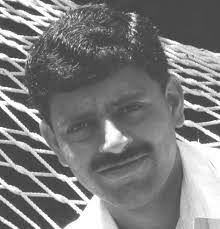
%> input picture Histogram equalization (LAB-2)/human_img.jpeg, 220 x 229 px
$ octave main_code_wothout_histeq.m   (GNU Octave 9; MATLAB toolbox functions it lacks are replaced by stand-ins)
%> lines starting %> are read from the running program, lines starting %| are printed output that depends on the picture
%%%%% This code has been developed by Dhanhanjay Pachori (BT22ECE024)
%%%%% under the coursework Digital Image Processing
%%%%% under the supervision of Dr. Tapan Kumar Jain

% Clear variables, close figures, and reset the command window
clear all;
close all;
clc;
% Load the image
image = imread('human_img.jpeg');
%> image is the input picture: size 229x220x3 uint8; min 42, max 255, mean 125.1
% Check if the image is RGB and convert to grayscale if necessary
if size(image, 3) == 3
    image = rgb2gray(image);
%> image: size 229x220 uint8
end
% Initialize histogram with 256 bins
histogram = zeros(1, 256);
% Get the dimensions of the grayscale image
[rows, cols] = size(image);
%> rows = 229; cols = 220
% Calculate the histogram
for ii = 1:rows
    for jj = 1:cols
        intensity = image(ii, jj);
        histogram(intensity + 1) = histogram(intensity + 1) + 1;
    end
end
%> after the loop, histogram = 256 values, max 2377 at index 73, min 0 at index 1, mean 196.8
% Compute the cumulative distribution function (CDF)
cdf = cumsum(histogram);
%> cdf = 256 values from 0 to 50380
cdf_min = min(cdf);
%> cdf_min = 0
cdf_max = max(cdf);
%> cdf_max = 50380
% Normalize the CDF to range [0, 255]
h_v = round((cdf - cdf_min) / (cdf_max - cdf_min) * 255);
%> h_v = 256 values from 0 to 255
% Perform histogram equalization
equalized_image = zeros(size(image), 'uint8');
for ii = 1:rows
    for jj = 1:cols
        intensity = image(ii, jj);
        equalized_image(ii, jj) = h_v(intensity + 1);
    end
end
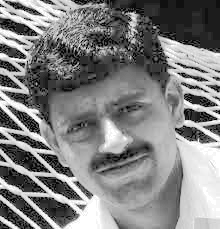
%> equalized_image: size 229x220 uint8; min 0, max 255, mean 129.1
% Display results: original image, original histogram, equalized image, and equalized histogram
figure;
% Display the original grayscale image
subplot(2, 2, 1);
imshow(image);
title('Original Image');
% Display the histogram of the original image
subplot(2, 2, 2);
bar(0:255, histogram, 'BarWidth', 1, 'FaceColor', 'b');
hold on;
% Overlay the normalized CDF on the histogram
normalized_cdf = cdf / max(cdf) * max(histogram);
%> normalized_cdf = 256 values from 0 to 2377
plot(0:255, normalized_cdf, 'r', 'LineWidth', 1.5);
hold off;
xlabel('Pixel Intensity');
ylabel('Frequency');
title('Histogram of Original Image');
% Display the histogram-equalized image
subplot(2, 2, 3);
imshow(equalized_image);
title('Equalized Image');
% Display the histogram of the equalized image
subplot(2, 2, 4);
imhist(equalized_image);
title('Histogram of Equalized Image');
xlabel('Pixel Intensity');
ylabel('Frequency');
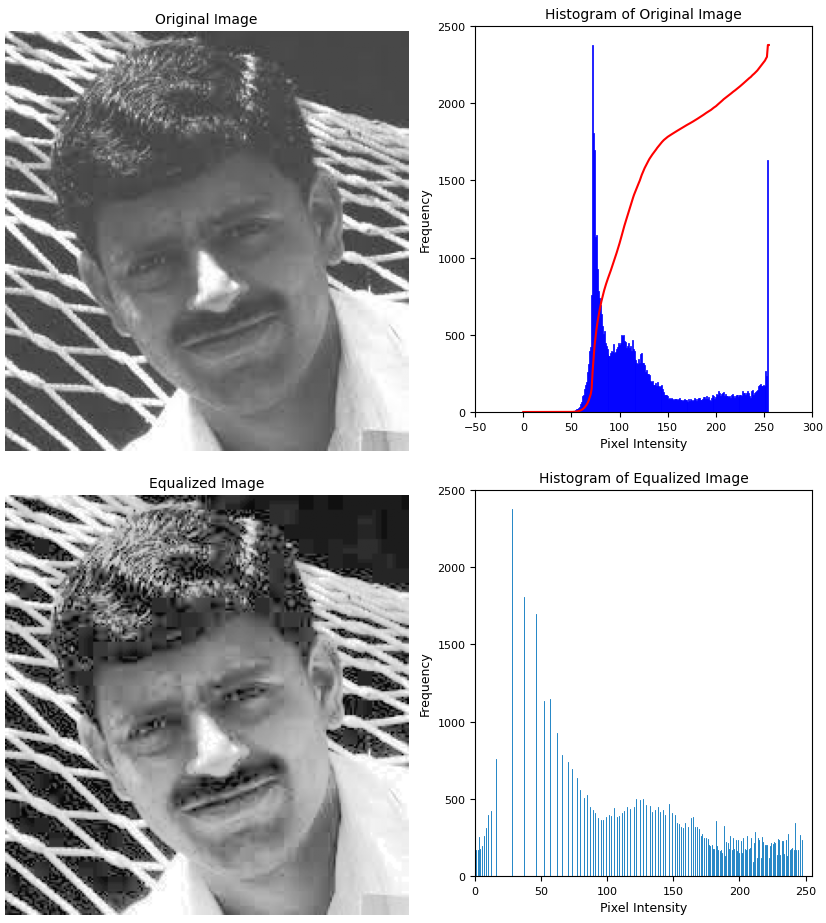
%> figure redrawn from the program's plot data, 4 panels
